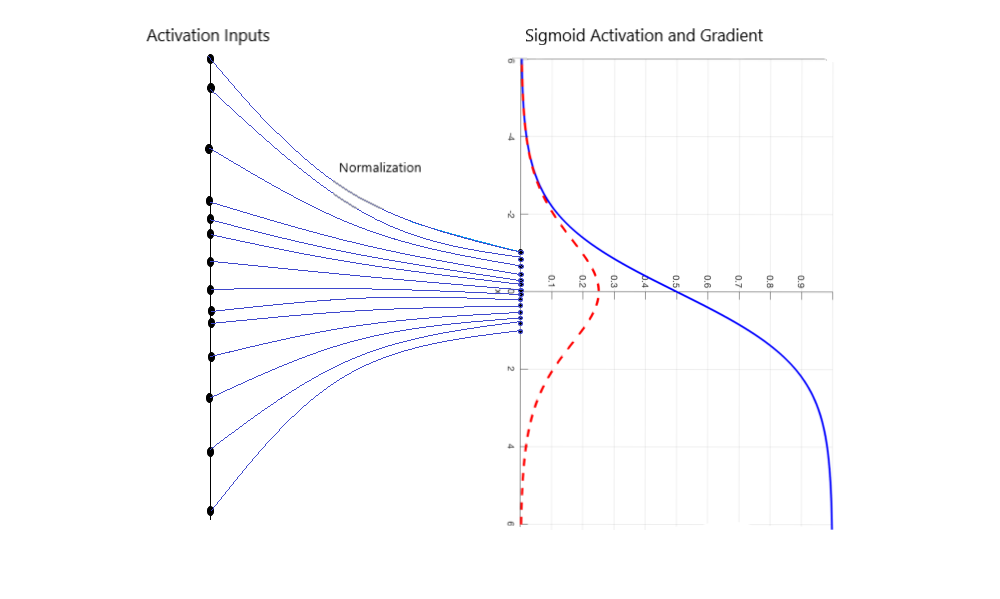
#> input picture 3. Deep Learning Notes/Keras/7.28.18-Implementing-Batch-Norm/img/sig4.png, 1000 x 599 px, given in place of the camera
$ jupyter execute --allow-errors '07-16-18 OpenCV Salience Detection.ipynb'   (text cells are left out)
#> lines starting #> are read from the running program, lines starting #| are printed output that depends on the picture
[cell 1]
from cv2 import saliency
import cv2
import os
import matplotlib.pyplot as plt
os.chdir("C://Users//harri//Pictures")

im_paths =  ["dog1.jpg", "dog2.jpg", "dog3.jpg", "huckleberry.jpg", "huckAmy.jpg"]

[cell 2]
def imReader(img_path):
    img = cv2.imread(img_path)
    return img

def getModel(model = "spectral"):
    if model == "spectral":
        salience = cv2.saliency.StaticSaliencySpectralResidual_create()
    if model == "fine":
        salience = cv2.saliency.StaticSaliencyFineGrained_create()
    return salience

def output(img_path, model = "spectral", binary = False):
#> called with img_path = 'dog1.jpg', model = 'spectral', binary = False
    sal = getModel(model = model)
    im = imReader(img_path)
    (success, salMap) = sal.computeSaliency(im)
#> success = False


    """
    Salience Map is a floating point greyscale image (1 channel) with values ranging from [0,1] with values closer
    to 1 being more salient
    """
    if binary:
        thresh = cv2.threshold(salMap, 0, 255,
                              cv2.THRESH_BINARY +cv2.THRESH_OTSU)[1]

    salMap = (salMap * 255).astype("uint8")

    """
    Normal spectrum for pixels is [0,255] we multiply the entire map to get an appropriate image  pixel value
    then we change the type from float to int
    """
    im = cv2.cvtColor(im, cv2.COLOR_BGR2RGB)


    plt.figure(figsize = (10,10))
    plt.subplot(131)
    plt.imshow(im)
    plt.axis("off")
    plt.title("Original")

    plt.subplot(132)
    plt.imshow(salMap, cmap = "gray")
    plt.title("Saliency Map")
    plt.axis("off")

    if binary:
        plt.subplot(133)
        plt.imshow(thresh, cmap = "gray")
        plt.title("Binary Salience Map")
        plt.axis("off")

    plt.show()
    return None

#> (a cell that did not finish here is left out)

#> (a cell that did not finish here is left out)


[cell 5]
from imutils.video import VideoStream
import imutils
import time

[cell 6]
def startStream():
    saliency = None
    vs = VideoStream(src=0).start()
    time.sleep(2.0)


    while True:
        frame = vs.read()
#> frame is the input picture: shape (599, 1000, 3); mean B, G, R 252.8, 251.4, 251.6
        frame = imutils.resize(frame, width=500)
#> frame: shape (299, 500, 3)

        if saliency is None:
            saliency = cv2.saliency.MotionSaliencyBinWangApr2014_create()
            saliency.setImagesize(frame.shape[1], frame.shape[0])
            saliency.init()

        gray = cv2.cvtColor(frame, cv2.COLOR_BGR2GRAY)
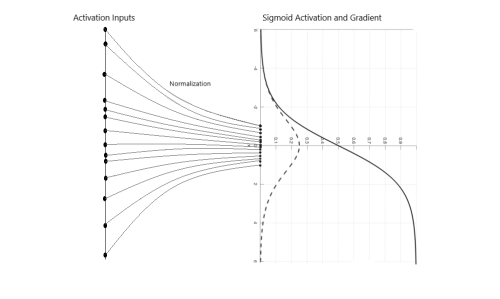
#> gray: shape (299, 500); min 0, max 255, mean 251.6
        (success, salMap) = saliency.computeSaliency(gray)
#> salMap: shape (299, 500); every value is 1
#> success = True
        salMap = (salMap*255).astype("uint8")
#> salMap: shape (299, 500); every value is 255

        cv2.imshow("Saliency Map", salMap)
        key = cv2.waitKey(1) & 0xFF
#> (key q is pressed here)

        if key == ord("q"):
            break

    cv2.destroyAllWindows()
    vs.stop
    return None


$ run again, on 3. Deep Learning Notes/Keras/7.28.18-Implementing-Batch-Norm/img/sigact.png
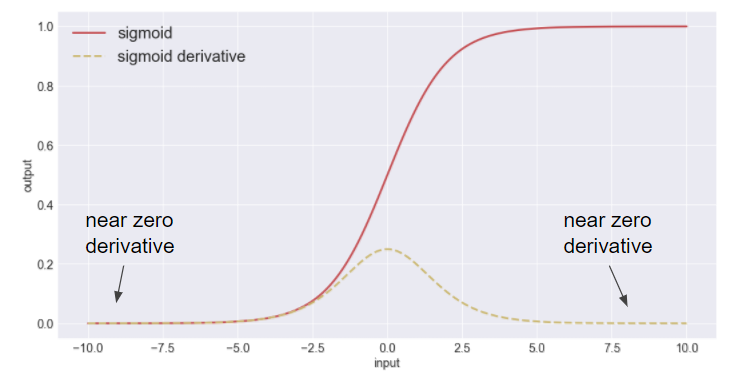
#> input picture 3. Deep Learning Notes/Keras/7.28.18-Implementing-Batch-Norm/img/sigact.png, 731 x 377 px, given in place of the camera
#> in output, `(success, salMap) = sal.computeSaliency(im)`: success = False
#> in startStream, frame is the input picture: shape (377, 731, 3); mean B, G, R 241.4, 235.6, 236.2
#> frame: shape (257, 500, 3)
#> in startStream, `gray = cv2.cvtColor(frame, cv2.COLOR_BGR2GRAY)`:
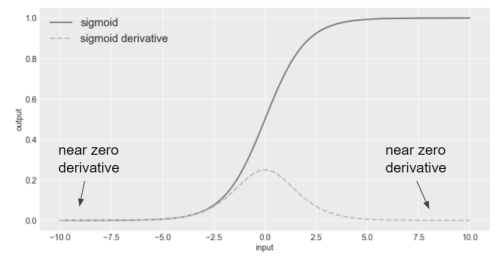
#> gray: shape (257, 500); min 11, max 255, mean 236.5
#> in startStream, `(success, salMap) = saliency.computeSaliency(gray)`: success = True

$ run again, on 3. Deep Learning Notes/Keras/7.28.18-Implementing-Batch-Norm/img/sweet.png
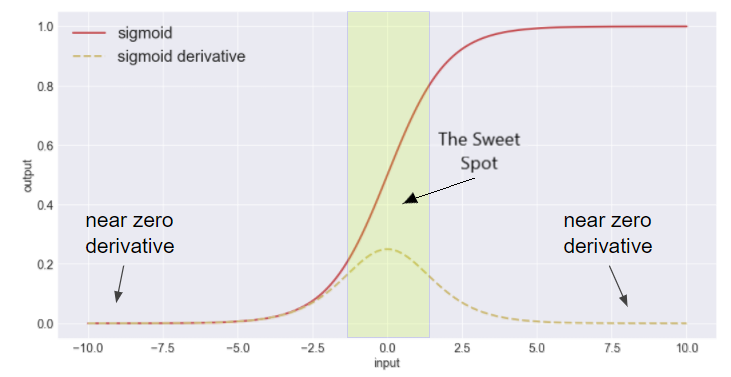
#> input picture 3. Deep Learning Notes/Keras/7.28.18-Implementing-Batch-Norm/img/sweet.png, 731 x 377 px, given in place of the camera
#> in output, `(success, salMap) = sal.computeSaliency(im)`: success = False
#> in startStream, frame is the input picture: shape (377, 731, 3); mean B, G, R 236.8, 235.5, 235
#> frame: shape (257, 500, 3)
#> in startStream, `gray = cv2.cvtColor(frame, cv2.COLOR_BGR2GRAY)`:
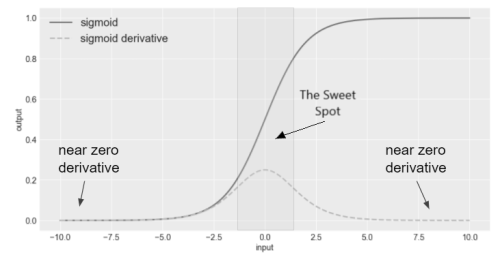
#> gray: shape (257, 500); min 0, max 255, mean 235.5
#> in startStream, `(success, salMap) = saliency.computeSaliency(gray)`: success = True
